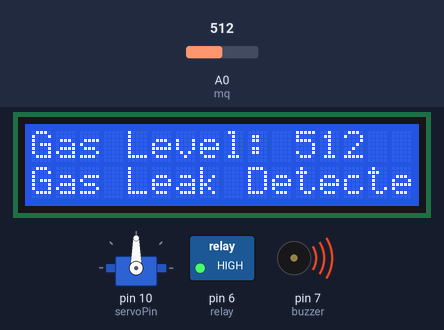
This sketch was run on a simulated Arduino Uno, built with avr-gcc and run on an emulated ATmega328P. Shown: servo, 16×2 character LCD, switched loads named in the sketch (green lamp = pin HIGH), buzzer (waves = sounding, pin HIGH). Inputs (shaded band) come from the test bench; at power-on: A0 (mq) = 512. What the sketch prints to the serial monitor is not drawn.

Above: at 2.2 s.
2.3 s: A0 (mq) set to 267
At 4.0 s:
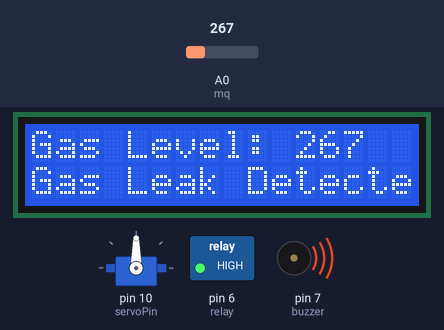
4.4 s: A0 (mq) set to 232
At 6.3 s:
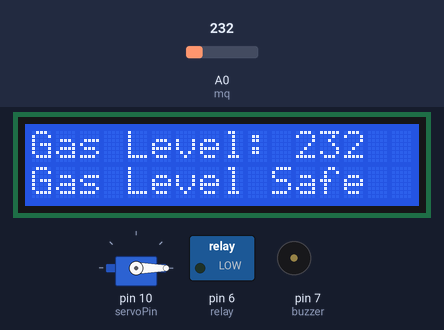
7.2 s: A0 (mq) set to 260
At 8.7 s:
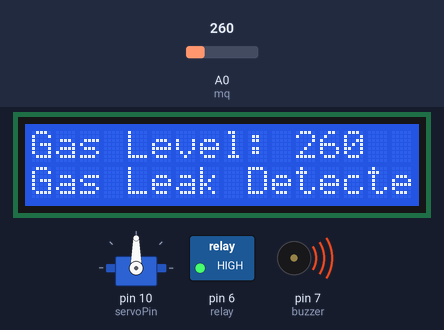
Timing chart, 0 to 10.2 s (numbered marks = the images above; inputs shaded):
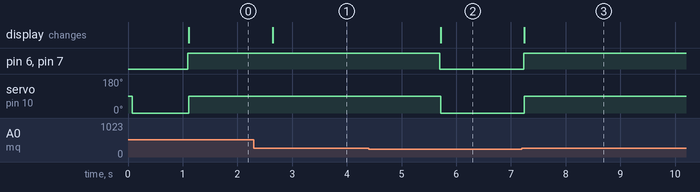

Measured:
- the behaviour switches between 251 and 250 on A0 (mq) (found by bisection; images 1 and 2)
- after the input at 2.3 s, the display: changes after 0.35 s (image 1)
- after the input at 4.4 s, pin 6 (relay), pin 7 (buzzer): HIGH → LOW after 1.3 s; servo on pin 10 (servoPin): 90° → 0° after 1.3 s; the display: changes after 1.3 s (image 2)
- after the input at 7.2 s, pin 6 (relay), pin 7 (buzzer): LOW → HIGH at once; servo on pin 10 (servoPin): 0° → 90° after 0.05 s; the display: changes after 0.05 s (image 3)

The sketch:

gas_leak.ino
```cpp
#include <Wire.h>
#include <LiquidCrystal_I2C.h>
#include <Servo.h>

Servo myservo;

const int buzzer = 7;
const int servoPin = 10;
const int relay = 6;
const int mq = A0;

LiquidCrystal_I2C lcd(0x27, 16, 2);

void setup() {
  myservo.attach(servoPin);
  pinMode(buzzer, OUTPUT);
  pinMode(relay, OUTPUT);
  pinMode(mq, INPUT);

  Serial.begin(9600);

  lcd.begin(16, 2);
  lcd.setBacklight(1);
  lcd.setCursor(0, 0);
  lcd.print("Gas Monitoring");

  myservo.write(0);
  delay(1000);
}

void loop() {
  int gasConcentration = analogRead(mq);
  Serial.print("Gas Concentration: ");
  Serial.println(gasConcentration);

  lcd.clear();
  lcd.setCursor(0, 0);
  lcd.print("Gas Level: ");
  lcd.print(gasConcentration);

  if (gasConcentration > 250) {
    digitalWrite(buzzer, HIGH);
    digitalWrite(relay, HIGH);

    lcd.setCursor(0, 1);
    lcd.print("Gas Leak Detected!");

    myservo.write(90);
    delay(1000);
  } else {
    digitalWrite(buzzer, LOW);
    digitalWrite(relay, LOW);

    lcd.setCursor(0, 1);
    lcd.print("Gas Level Safe");

    myservo.write(0);
    delay(1000);
  }

  delay(500);
}
```
